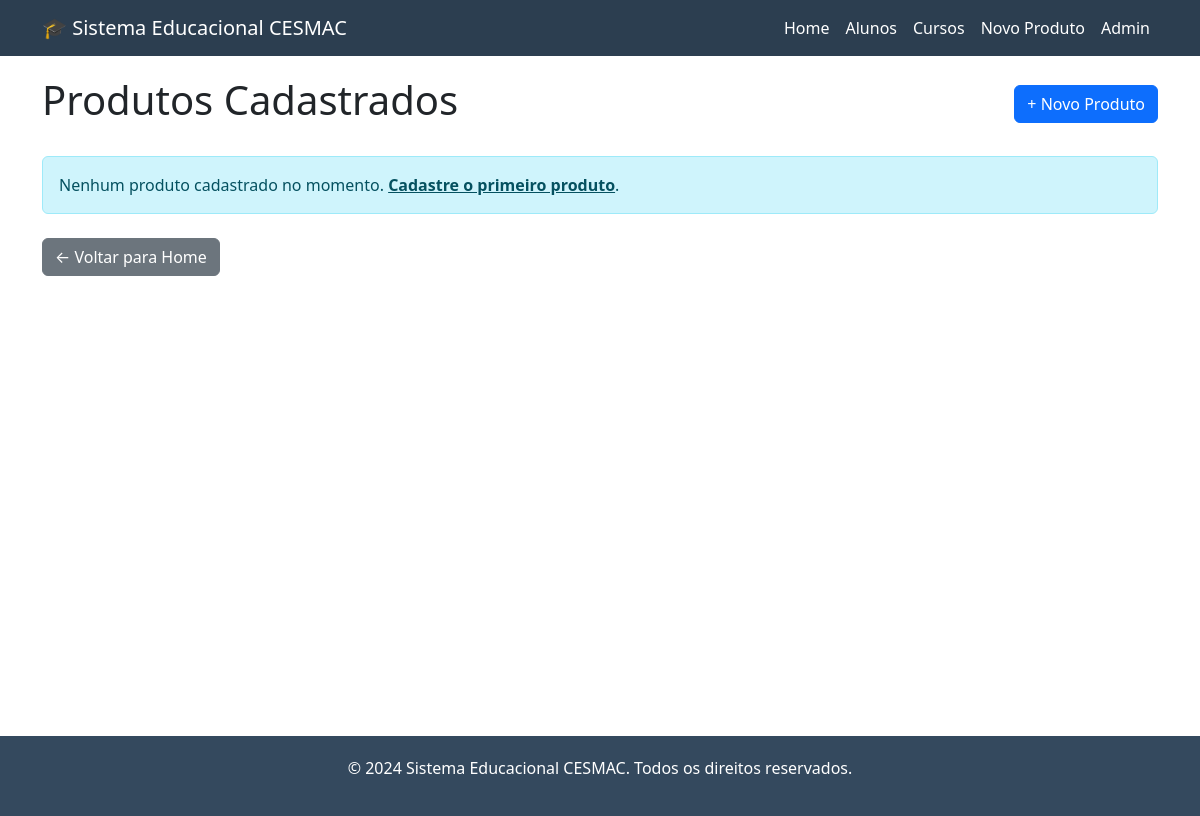
Page /produtos/ on the earlier database version.
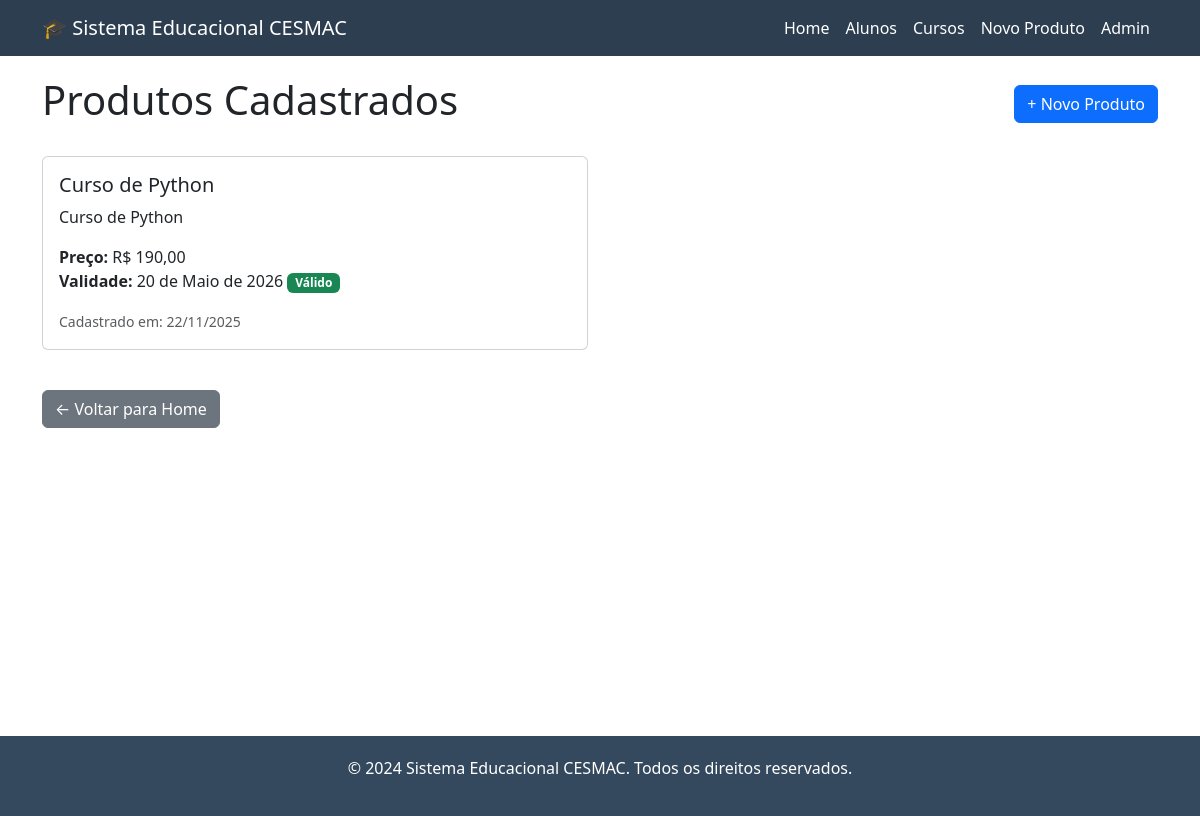
Same page on the later database version.
### education/models.py (models this page shows, shortened)
class Produto(models.Model):
    nome = models.CharField(max_length=100, verbose_name="Nome do Produto")
    descricao = models.TextField(verbose_name="Descrição", blank=True)
    preco = models.DecimalField(
        max_digits=10,
        decimal_places=2,
        verbose_name="Preço"
    )
    validade = models.DateField(verbose_name="Data de Validade")
    data_criacao = models.DateTimeField(default=timezone.now)
    class Meta:
        verbose_name = "Produto"
        verbose_name_plural = "Produtos"
        ordering = ['nome']
    @property
    def esta_valido(self):
        return self.validade >= timezone.now().date()

### education/views.py (the view)
# urls.py: path('produtos/', views.lista_produtos, name='lista_produtos'),
def lista_produtos(request):
    try:
        from .models import Produto
        produtos = Produto.objects.all()
    except OperationalError:
        produtos = []
        messages.info(request, "Tabela de produtos ainda não foi criada. Execute as migrações.")
    except:
        produtos = []
    return render(request, 'education/lista_produtos.html', {'produtos': produtos})

### education/templates/education/lista_produtos.html
{% extends 'education/base.html' %}
{% block content %}
<div class="d-flex justify-content-between align-items-center mb-4">
    <h1>Produtos Cadastrados</h1>
    <a href="{% url 'produto_new' %}" class="btn btn-primary">+ Novo Produto</a>
</div>
{% if produtos %}
<div class="row">
    {% for produto in produtos %}
    <div class="col-md-6 mb-3">
        <div class="card {% if not produto.esta_valido %}border-danger{% endif %}">
            <div class="card-body">
                <h5 class="card-title">{{ produto.nome }}</h5>
                <p class="card-text">{{ produto.descricao|truncatewords:20 }}</p>
                <p class="card-text">
                    <strong>Preço:</strong> R$ {{ produto.preco }}<br>
                    <strong>Validade:</strong> {{ produto.validade }}
                    {% if not produto.esta_valido %}
                        <span class="badge bg-danger">Vencido</span>
                    {% else %}
                        <span class="badge bg-success">Válido</span>
                    {% endif %}
                </p>
                <small class="text-muted">Cadastrado em: {{ produto.data_criacao|date:"d/m/Y" }}</small>
            </div>
        </div>
    </div>
    {% endfor %}
</div>
{% else %}
<div class="alert alert-info">
    Nenhum produto cadastrado no momento.
    <a href="{% url 'produto_new' %}" class="alert-link">Cadastre o primeiro produto</a>.
</div>
{% endif %}
<div class="mt-4">
    <a href="{% url 'home' %}" class="btn btn-secondary">← Voltar para Home</a>
</div>
{% endblock %}

### education/templates/education/base.html (shortened to what this page needs)
<!DOCTYPE html>
<html lang="pt-br">
<head>
    <link href="https://cdn.jsdelivr.net/npm/bootstrap@5.3.0/dist/css/bootstrap.min.css" rel="stylesheet">
</head>
<body>
    <nav class="navbar navbar-expand-lg navbar-custom">
        <div class="container">
            <a class="navbar-brand" href="{% url 'home' %}">
                🎓 Sistema Educacional CESMAC
            </a>
            <div class="navbar-nav ms-auto">
                <a class="nav-link" href="{% url 'home' %}">Home</a>
                <a class="nav-link" href="{% url 'lista_alunos' %}">Alunos</a>
                <a class="nav-link" href="{% url 'lista_cursos' %}">Cursos</a>
                <a class="nav-link" href="{% url 'produto_new' %}">Novo Produto</a>
                <a class="nav-link" href="/admin/">Admin</a>
            </div>
        </div>
    </nav>
    <main class="main-content">
        <div class="container">
            {% block content %}
            {% endblock %}
        </div>
    </main>
    <footer class="footer-custom">
        <div class="container text-center">
            <p>&copy; 2024 Sistema Educacional CESMAC. Todos os direitos reservados.</p>
        </div>
    </footer>
</body>
</html>

### education/templates/education/base.html (style rules this page uses)
.navbar-custom { background-color: #2c3e50; }
.navbar-custom .navbar-brand, .navbar-custom .nav-link { color: white !important; }
.footer-custom { background-color: #34495e; color: white; padding: 20px 0; margin-top: 40px; }
.main-content { min-height: calc(100vh - 160px); padding: 20px 0; }

Differences in the rows shown:
added Produto: nome "Curso de Python", descricao "Curso de Python", preco "190,00", validade "20 de Maio de 2026", shows "Válido", data_criacao "22/11/2025"
Other differences:
text no longer shown: "Nenhum produto cadastrado no momento. Cadastre o primeiro produto ."
